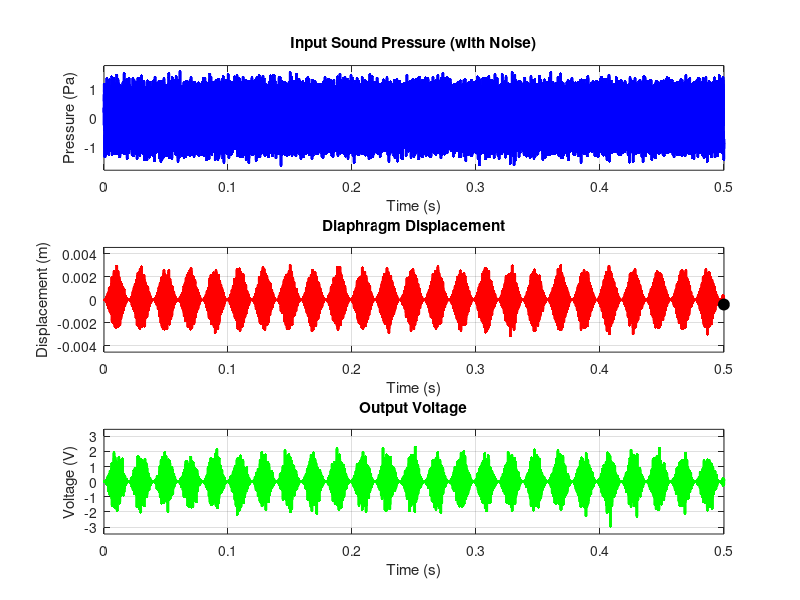

Source code (MATLAB):
% Parameters
fs = 44100;            % Sampling frequency (Hz)
T = 0.5;                 
t = linspace(0, T, fs*T); 
f = 1000;              % Sound frequency (Hz)
P0 = 1;                % Sound pressure amplitude (Pa)

% Physical properties
B = 0.5;    % Magnetic flux density (Tesla)
L = 0.1;    % Length of coil wire (meters)
m = 0.01;   % Diaphragm mass (kg)
k = 1000;   % Spring constant (N/m)

% Noise is added to the input sound wave to make it realistic
noise_amplitude = 0.2;     

% Input sound pressure (sinusoidal wave with noise)
P = P0 * sin(2 * pi * f * t) + noise_amplitude * randn(size(t));

% Displacement and velocity of the diaphragm
omega_n = sqrt(k/m);   % Natural frequency
x = (P / k) .* (1 - cos(omega_n * t)); % Displacement
v = gradient(x, t(2) - t(1));          % Velocity (numerical derivative)

% Output voltage
V = B * L * v;

% Figure setup for the plots
figure;
set(gcf, 'Position', [100, 100, 800, 600]);

% Creating subplots for animation

% Input sound wave
subplot(3, 1, 1);
h_pressure = plot(t(1), P(1), 'b', 'LineWidth', 2);
title('Input Sound Pressure (with Noise)');
xlabel('Time (s)');
ylabel('Pressure (Pa)');
grid on;
ylim([-1.5*(P0 + noise_amplitude), 1.5*(P0 + noise_amplitude)]);

% Diaphragm displacement
subplot(3, 1, 2);
h_displacement = plot(0, 0, 'r', 'LineWidth', 2);
hold on;
diaphragm = plot(0, 0, 'ko', 'MarkerSize', 8, 'MarkerFaceColor', 'k');
title('Diaphragm Displacement');
xlabel('Time (s)');
ylabel('Displacement (m)');
grid on;
xlim([0, T]);
ylim([-max(x)*1.5, max(x)*1.5]);

% Output voltage 
subplot(3, 1, 3);
h_voltage = plot(t(1), V(1), 'g', 'LineWidth', 2);
title('Output Voltage');
xlabel('Time (s)');
ylabel('Voltage (V)');
grid on;
ylim([-1.5*max(V), 1.5*max(V)]);

n_frames = 1000;
step = round(length(t) / n_frames); 

for i = 1:step:length(t)

    set(h_pressure, 'XData', t(1:i), 'YData', P(1:i));
    
    set(h_displacement, 'XData', t(1:i), 'YData', x(1:i));
    set(diaphragm, 'XData', t(i), 'YData', x(i));
    
    set(h_voltage, 'XData', t(1:i), 'YData', V(1:i));
    pause(0.01);
end
